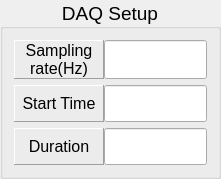
  <widget class="QGroupBox" name="group_LTUSetup_2" >
   <property name="geometry" >
    <rect>
     <x>850</x>
     <y>8</y>
     <width>221</width>
     <height>179</height>
    </rect>
   </property>
   <property name="minimumSize" >
    <size>
     <width>0</width>
     <height>0</height>
    </size>
   </property>
   <property name="maximumSize" >
    <size>
     <width>16777215</width>
     <height>16777215</height>
    </size>
   </property>
   <property name="font" >
    <font>
     <pointsize>14</pointsize>
    </font>
   </property>
   <property name="autoFillBackground" >
    <bool>false</bool>
   </property>
   <property name="title" >
    <string>DAQ Setup</string>
   </property>
   <property name="alignment" >
    <set>Qt::AlignCenter</set>
   </property>
   <property name="flat" >
    <bool>false</bool>
   </property>
   <property name="checkable" >
    <bool>false</bool>
   </property>
   <layout class="QGridLayout" >
    <item row="0" column="0" >
     <layout class="QHBoxLayout" >
      <property name="spacing" >
       <number>0</number>
      </property>
      <item>
       <widget class="QLabel" name="label_60" >
        <property name="minimumSize" >
         <size>
          <width>90</width>
          <height>0</height>
         </size>
        </property>
        <property name="maximumSize" >
         <size>
          <width>300</width>
          <height>100</height>
         </size>
        </property>
        <property name="palette" >
         <palette>
          <active>
           <colorrole role="Base" >
            <brush brushstyle="SolidPattern" >
             <color alpha="255" >
              <red>255</red>
              <green>255</green>
              <blue>127</blue>
             </color>
            </brush>
           </colorrole>
           <colorrole role="Window" >
            <brush brushstyle="SolidPattern" >
             <color alpha="255" >
              <red>229</red>
              <green>226</green>
              <blue>206</blue>
             </color>
            </brush>
           </colorrole>
          </active>
          <inactive>
           <colorrole role="Base" >
            <brush brushstyle="SolidPattern" >
             <color alpha="255" >
              <red>255</red>
              <green>255</green>
              <blue>255</blue>
             </color>
            </brush>
           </colorrole>
           <colorrole role="Window" >
            <brush brushstyle="SolidPattern" >
             <color alpha="255" >
              <red>229</red>
              <green>226</green>
              <blue>206</blue>
             </color>
            </brush>
           </colorrole>
          </inactive>
          <disabled>
           <colorrole role="Base" >
            <brush brushstyle="SolidPattern" >
             <color alpha="255" >
              <red>229</red>
              <green>226</green>
              <blue>206</blue>
             </color>
            </brush>
           </colorrole>
           <colorrole role="Window" >
            <brush brushstyle="SolidPattern" >
             <color alpha="255" >
              <red>229</red>
              <green>226</green>
              <blue>206</blue>
             </color>
            </brush>
           </colorrole>
          </disabled>
         </palette>
        </property>
        <property name="font" >
         <font>
          <pointsize>12</pointsize>
          <weight>50</weight>
          <bold>false</bold>
         </font>
        </property>
        <property name="autoFillBackground" >
         <bool>false</bool>
        </property>
        <property name="frameShape" >
         <enum>QFrame::Panel</enum>
        </property>
        <property name="frameShadow" >
         <enum>QFrame::Raised</enum>
        </property>
        <property name="text" >
         <string>Sampling 
rate(Hz)</string>
        </property>
        <property name="alignment" >
         <set>Qt::AlignCenter</set>
        </property>
       </widget>
      </item>
      <item>
       <widget class="CALineEdit" name="edit_SamplingRate" >
        <property name="sizePolicy" >
         <sizepolicy vsizetype="Preferred" hsizetype="Preferred" >
          <horstretch>0</horstretch>
          <verstretch>0</verstretch>
         </sizepolicy>
        </property>
        <property name="minimumSize" >
         <size>
          <width>70</width>
          <height>35</height>
         </size>
        </property>
        <property name="font" >
         <font>
          <family>Sans Serif</family>
          <pointsize>12</pointsize>
          <weight>75</weight>
          <bold>true</bold>
         </font>
        </property>
        <property name="nuformat" stdset="0" >
         <enum>CALineEdit::Integer</enum>
        </property>
        <property name="pvname" >
         <string>RBA_SAMPLING_RATE</string>
        </property>
        <property name="dbrequest" stdset="0" >
         <enum>CALineEdit::DBRGDBL</enum>
        </property>
       </widget>
      </item>
     </layout>
    </item>
    <item row="1" column="0" >
     <layout class="QHBoxLayout" >
      <property name="spacing" >
       <number>0</number>
      </property>
      <item>
       <widget class="QLabel" name="label_67" >
        <property name="minimumSize" >
         <size>
          <width>90</width>
          <height>0</height>
         </size>
        </property>
        <property name="maximumSize" >
         <size>
          <width>300</width>
          <height>100</height>
         </size>
        </property>
        <property name="palette" >
         <palette>
          <active>
           <colorrole role="Base" >
            <brush brushstyle="SolidPattern" >
             <color alpha="255" >
              <red>255</red>
              <green>255</green>
              <blue>127</blue>
             </color>
            </brush>
           </colorrole>
           <colorrole role="Window" >
            <brush brushstyle="SolidPattern" >
             <color alpha="255" >
              <red>229</red>
              <green>226</green>
              <blue>206</blue>
             </color>
            </brush>
           </colorrole>
          </active>
          <inactive>
           <colorrole role="Base" >
            <brush brushstyle="SolidPattern" >
             <color alpha="255" >
              <red>255</red>
              <green>255</green>
              <blue>255</blue>
             </color>
            </brush>
           </colorrole>
           <colorrole role="Window" >
            <brush brushstyle="SolidPattern" >
             <color alpha="255" >
              <red>229</red>
              <green>226</green>
              <blue>206</blue>
             </color>
            </brush>
           </colorrole>
          </inactive>
          <disabled>
           <colorrole role="Base" >
            <brush brushstyle="SolidPattern" >
             <color alpha="255" >
              <red>229</red>
              <green>226</green>
              <blue>206</blue>
             </color>
            </brush>
           </colorrole>
           <colorrole role="Window" >
            <brush brushstyle="SolidPattern" >
             <color alpha="255" >
              <red>229</red>
              <green>226</green>
              <blue>206</blue>
             </color>
            </brush>
           </colorrole>
          </disabled>
         </palette>
        </property>
        <property name="font" >
         <font>
          <pointsize>12</pointsize>
          <weight>50</weight>
          <bold>false</bold>
         </font>
        </property>
        <property name="autoFillBackground" >
         <bool>false</bool>
        </property>
        <property name="frameShape" >
         <enum>QFrame::Panel</enum>
        </property>
        <property name="frameShadow" >
         <enum>QFrame::Raised</enum>
        </property>
        <property name="text" >
         <string>Start Time</string>
        </property>
        <property name="alignment" >
         <set>Qt::AlignCenter</set>
        </property>
       </widget>
      </item>
      <item>
       <widget class="CALineEdit" name="edit_StartTime_4" >
        <property name="sizePolicy" >
         <sizepolicy vsizetype="Preferred" hsizetype="Preferred" >
          <horstretch>0</horstretch>
          <verstretch>0</verstretch>
         </sizepolicy>
        </property>
        <property name="minimumSize" >
         <size>
          <width>70</width>
          <height>35</height>
         </size>
        </property>
        <property name="font" >
         <font>
          <family>Sans Serif</family>
          <pointsize>12</pointsize>
          <weight>75</weight>
          <bold>true</bold>
         </font>
        </property>
        <property name="nuformat" stdset="0" >
         <enum>CALineEdit::RealOne</enum>
        </property>
        <property name="pvname" >
         <string>RBA_START_TIME</string>
        </property>
        <property name="dbrequest" stdset="0" >
         <enum>CALineEdit::DBRGDBL</enum>
        </property>
       </widget>
      </item>
     </layout>
    </item>
    <item row="2" column="0" >
     <layout class="QHBoxLayout" >
      <property name="spacing" >
       <number>0</number>
      </property>
      <item>
       <widget class="QLabel" name="label_68" >
        <property name="minimumSize" >
         <size>
          <width>90</width>
          <height>0</height>
         </size>
        </property>
        <property name="maximumSize" >
         <size>
          <width>300</width>
          <height>100</height>
         </size>
        </property>
        <property name="palette" >
         <palette>
          <active>
           <colorrole role="Base" >
            <brush brushstyle="SolidPattern" >
             <color alpha="255" >
              <red>255</red>
              <green>255</green>
              <blue>127</blue>
             </color>
            </brush>
           </colorrole>
           <colorrole role="Window" >
            <brush brushstyle="SolidPattern" >
             <color alpha="255" >
              <red>229</red>
              <green>226</green>
              <blue>206</blue>
             </color>
            </brush>
           </colorrole>
          </active>
          <inactive>
           <colorrole role="Base" >
            <brush brushstyle="SolidPattern" >
             <color alpha="255" >
              <red>255</red>
              <green>255</green>
              <blue>255</blue>
             </color>
            </brush>
           </colorrole>
           <colorrole role="Window" >
            <brush brushstyle="SolidPattern" >
             <color alpha="255" >
              <red>229</red>
              <green>226</green>
              <blue>206</blue>
             </color>
            </brush>
           </colorrole>
          </inactive>
          <disabled>
           <colorrole role="Base" >
            <brush brushstyle="SolidPattern" >
             <color alpha="255" >
              <red>229</red>
              <green>226</green>
              <blue>206</blue>
             </color>
            </brush>
           </colorrole>
           <colorrole role="Window" >
            <brush brushstyle="SolidPattern" >
             <color alpha="255" >
              <red>229</red>
              <green>226</green>
              <blue>206</blue>
             </color>
            </brush>
           </colorrole>
          </disabled>
         </palette>
        </property>
        <property name="font" >
         <font>
          <pointsize>12</pointsize>
          <weight>50</weight>
          <bold>false</bold>
         </font>
        </property>
        <property name="autoFillBackground" >
         <bool>false</bool>
        </property>
        <property name="frameShape" >
         <enum>QFrame::Panel</enum>
        </property>
        <property name="frameShadow" >
         <enum>QFrame::Raised</enum>
        </property>
        <property name="text" >
         <string>Duration</string>
        </property>
        <property name="alignment" >
         <set>Qt::AlignCenter</set>
        </property>
       </widget>
      </item>
      <item>
       <widget class="CALineEdit" name="edit_StartTime_5" >
        <property name="sizePolicy" >
         <sizepolicy vsizetype="Preferred" hsizetype="Preferred" >
          <horstretch>0</horstretch>
          <verstretch>0</verstretch>
         </sizepolicy>
        </property>
        <property name="minimumSize" >
         <size>
          <width>70</width>
          <height>35</height>
         </size>
        </property>
        <property name="font" >
         <font>
          <family>Sans Serif</family>
          <pointsize>12</pointsize>
          <weight>75</weight>
          <bold>true</bold>
         </font>
        </property>
        <property name="nuformat" stdset="0" >
         <enum>CALineEdit::RealOne</enum>
        </property>
        <property name="pvname" >
         <string>RBA_DURATION_TIME</string>
        </property>
        <property name="dbrequest" stdset="0" >
         <enum>CALineEdit::DBRGDBL</enum>
        </property>
       </widget>
      </item>
     </layout>
    </item>
   </layout>
  </widget>
